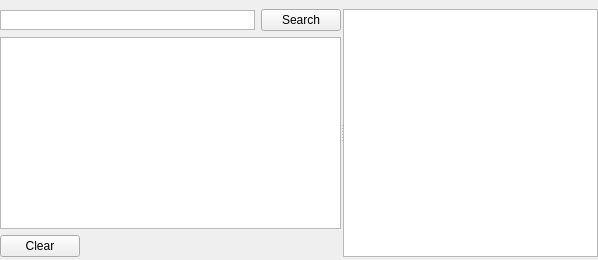
      <widget class="QWidget" name="tab_rms">
       <attribute name="title">
        <string>RMS</string>
       </attribute>
       <layout class="QHBoxLayout" name="horizontalLayout_6">
        <property name="leftMargin">
         <number>0</number>
        </property>
        <property name="topMargin">
         <number>3</number>
        </property>
        <property name="rightMargin">
         <number>0</number>
        </property>
        <property name="bottomMargin">
         <number>0</number>
        </property>
        <item>
         <widget class="QSplitter" name="rmsSplitter">
          <property name="orientation">
           <enum>Qt::Horizontal</enum>
          </property>
          <property name="handleWidth">
           <number>2</number>
          </property>
          <property name="childrenCollapsible">
           <bool>false</bool>
          </property>
          <widget class="QWidget" name="verticalLayoutWidget_3">
           <layout class="QVBoxLayout" name="verticalLayout_4">
            <property name="leftMargin">
             <number>0</number>
            </property>
            <property name="topMargin">
             <number>6</number>
            </property>
            <property name="rightMargin">
             <number>0</number>
            </property>
            <property name="bottomMargin">
             <number>3</number>
            </property>
            <item>
             <layout class="QHBoxLayout" name="horizontalLayout_11">
              <item>
               <widget class="QTextEdit" name="rmsTextSearch">
                <property name="sizePolicy">
                 <sizepolicy hsizetype="Expanding" vsizetype="Minimum">
                  <horstretch>0</horstretch>
                  <verstretch>0</verstretch>
                 </sizepolicy>
                </property>
                <property name="maximumSize">
                 <size>
                  <width>16777215</width>
                  <height>20</height>
                 </size>
                </property>
                <property name="inputMethodHints">
                 <set>Qt::ImhNone</set>
                </property>
                <property name="verticalScrollBarPolicy">
                 <enum>Qt::ScrollBarAlwaysOff</enum>
                </property>
                <property name="horizontalScrollBarPolicy">
                 <enum>Qt::ScrollBarAlwaysOff</enum>
                </property>
                <property name="lineWrapMode">
                 <enum>QTextEdit::NoWrap</enum>
                </property>
                <property name="acceptRichText">
                 <bool>false</bool>
                </property>
               </widget>
              </item>
              <item>
               <widget class="QPushButton" name="rmsButtonSearch">
                <property name="text">
                 <string>Search</string>
                </property>
               </widget>
              </item>
             </layout>
            </item>
            <item>
             <layout class="QVBoxLayout" name="verticalLayout_9">
              <item>
               <widget class="QListWidget" name="rmsList"/>
              </item>
             </layout>
            </item>
            <item>
             <layout class="QHBoxLayout" name="horizontalLayout_9">
              <item>
               <widget class="QPushButton" name="rmsButtonClear">
                <property name="text">
                 <string>Clear</string>
                </property>
               </widget>
              </item>
              <item>
               <spacer name="horizontalSpacer_3">
                <property name="orientation">
                 <enum>Qt::Horizontal</enum>
                </property>
                <property name="sizeHint" stdset="0">
                 <size>
                  <width>40</width>
                  <height>20</height>
                 </size>
                </property>
               </spacer>
              </item>
             </layout>
            </item>
           </layout>
          </widget>
          <widget class="QWidget" name="verticalLayoutWidget_4">
           <layout class="QVBoxLayout" name="verticalLayout_7">
            <property name="spacing">
             <number>6</number>
            </property>
            <property name="leftMargin">
             <number>0</number>
            </property>
            <property name="topMargin">
             <number>6</number>
            </property>
            <property name="rightMargin">
             <number>0</number>
            </property>
            <property name="bottomMargin">
             <number>3</number>
            </property>
            <item>
             <layout class="QVBoxLayout" name="verticalLayout_8">
              <item>
               <widget class="QTextEdit" name="rmsView">
                <property name="lineWrapMode">
                 <enum>QTextEdit::WidgetWidth</enum>
                </property>
                <property name="acceptRichText">
                 <bool>false</bool>
                </property>
               </widget>
              </item>
             </layout>
            </item>
           </layout>
          </widget>
         </widget>
        </item>
       </layout>
      </widget>
